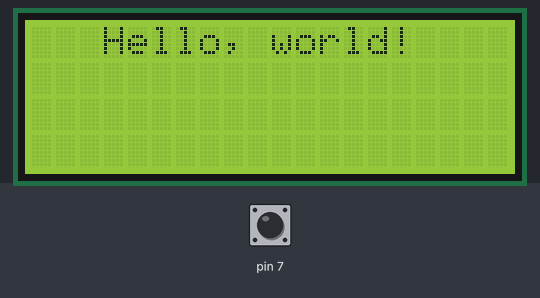
This sketch was run on a simulated Arduino Uno, built with avr-gcc and run on an emulated ATmega328P. Shown: 20×4 character LCD. The test bench sets the inputs (shaded band); at power-on: pin 7 HIGH.

Above: at 1.3 s.
1.4 s: pin 7 pulled LOW for 0.15 s
3.0 s: pin 7 pulled LOW for 1 s
5.5 s: pin 7 pulled LOW for 0.15 s
7.1 s: pin 7 pulled LOW for 1 s
Timing chart, 0 to 10.1 s (numbered marks = the images above; inputs shaded):
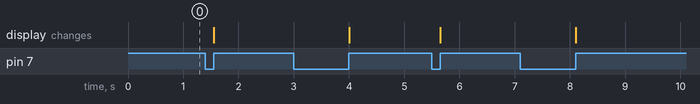

The sketch:

button-counter-menu.ino
```cpp
//YWROBOT
//Compatible with the Arduino IDE 1.0
//Library version:1.1
#include <Wire.h>
#include <LiquidCrystal_I2C.h>

LiquidCrystal_I2C lcd(0x27,20,4);  // set the LCD address to 0x27 for a 16 chars and 2 line display
  byte bP = 0;
  byte rBp = 0;
  int counterup;
void setup()
{
pinMode(7,INPUT_PULLUP);

  lcd.init();                      // initialize the lcd
  lcd.init();
  // Print a message to the LCD.
  lcd.backlight();
  lcd.setCursor(3,0);
  lcd.print("Hello, world!");
}


void loop()
{


 bP=digitalRead(7);

 while(bP==0){
 bP=digitalRead(7);

 if(bP==0){
   rBp=1;
  }else{
// bP=digitalRead(7);
    if((rBp==1)&&(bP==1)){
      counterup++;
   lcd.setCursor(2,3);
   lcd.print(counterup);
      rBp=0;
    }
  }
 }
}
```
